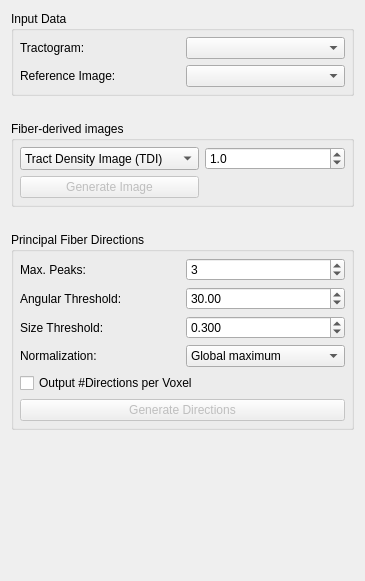
<?xml version="1.0" encoding="UTF-8"?>
<ui version="4.0">
 <class>QmitkFiberQuantificationViewControls</class>
 <widget class="QWidget" name="QmitkFiberQuantificationViewControls">
  <property name="geometry">
   <rect>
    <x>0</x>
    <y>0</y>
    <width>365</width>
    <height>581</height>
   </rect>
  </property>
  <property name="windowTitle">
   <string>Form</string>
  </property>
  <layout class="QGridLayout" name="gridLayout_10">
   <property name="verticalSpacing">
    <number>25</number>
   </property>
   <item row="1" column="0">
    <widget class="QGroupBox" name="groupBox_2">
     <property name="title">
      <string>Fiber-derived images</string>
     </property>
     <layout class="QGridLayout" name="gridLayout_3">
      <property name="leftMargin">
       <number>6</number>
      </property>
      <property name="topMargin">
       <number>6</number>
      </property>
      <property name="rightMargin">
       <number>6</number>
      </property>
      <property name="bottomMargin">
       <number>6</number>
      </property>
      <item row="1" column="0">
       <widget class="QPushButton" name="m_ProcessFiberBundleButton">
        <property name="enabled">
         <bool>false</bool>
        </property>
        <property name="sizePolicy">
         <sizepolicy hsizetype="Preferred" vsizetype="Preferred">
          <horstretch>0</horstretch>
          <verstretch>0</verstretch>
         </sizepolicy>
        </property>
        <property name="maximumSize">
         <size>
          <width>200</width>
          <height>16777215</height>
         </size>
        </property>
        <property name="toolTip">
         <string>Perform selected operation on all selected fiber bundles.</string>
        </property>
        <property name="text">
         <string>Generate Image</string>
        </property>
       </widget>
      </item>
      <item row="0" column="1">
       <widget class="QDoubleSpinBox" name="m_UpsamplingSpinBox">
        <property name="sizePolicy">
         <sizepolicy hsizetype="Preferred" vsizetype="Preferred">
          <horstretch>0</horstretch>
          <verstretch>0</verstretch>
         </sizepolicy>
        </property>
        <property name="toolTip">
         <string>Upsampling factor</string>
        </property>
        <property name="decimals">
         <number>1</number>
        </property>
        <property name="minimum">
         <double>0.100000000000000</double>
        </property>
        <property name="maximum">
         <double>10.000000000000000</double>
        </property>
        <property name="singleStep">
         <double>0.100000000000000</double>
        </property>
        <property name="value">
         <double>1.000000000000000</double>
        </property>
       </widget>
      </item>
      <item row="0" column="0">
       <widget class="QComboBox" name="m_GenerationBox">
        <property name="sizePolicy">
         <sizepolicy hsizetype="Preferred" vsizetype="Preferred">
          <horstretch>0</horstretch>
          <verstretch>0</verstretch>
         </sizepolicy>
        </property>
        <item>
         <property name="text">
          <string>Tract Density Image (TDI)</string>
         </property>
        </item>
        <item>
         <property name="text">
          <string>Normalized TDI</string>
         </property>
        </item>
        <item>
         <property name="text">
          <string>Binary Envelope</string>
         </property>
        </item>
        <item>
         <property name="text">
          <string>Fiber Bundle Image</string>
         </property>
        </item>
        <item>
         <property name="text">
          <string>Fiber Endings Image</string>
         </property>
        </item>
        <item>
         <property name="text">
          <string>Fiber Endings Pointset</string>
         </property>
        </item>
        <item>
         <property name="text">
          <string>Distance Map</string>
         </property>
        </item>
        <item>
         <property name="text">
          <string>Binary Skeleton</string>
         </property>
        </item>
        <item>
         <property name="text">
          <string>Streamline Visitation Count</string>
         </property>
        </item>
        <item>
         <property name="text">
          <string>Fiber Pointset</string>
         </property>
        </item>
       </widget>
      </item>
     </layout>
    </widget>
   </item>
   <item row="2" column="0">
    <widget class="QGroupBox" name="groupBox_4">
     <property name="title">
      <string>Principal Fiber Directions</string>
     </property>
     <layout class="QGridLayout" name="gridLayout_6">
      <property name="leftMargin">
       <number>6</number>
      </property>
      <property name="topMargin">
       <number>6</number>
      </property>
      <property name="rightMargin">
       <number>6</number>
      </property>
      <property name="bottomMargin">
       <number>6</number>
      </property>
      <item row="0" column="0">
       <widget class="QFrame" name="frame_2">
        <property name="frameShape">
         <enum>QFrame::NoFrame</enum>
        </property>
        <property name="frameShadow">
         <enum>QFrame::Raised</enum>
        </property>
        <layout class="QGridLayout" name="gridLayout_5">
         <property name="leftMargin">
          <number>0</number>
         </property>
         <property name="topMargin">
          <number>0</number>
         </property>
         <property name="rightMargin">
          <number>0</number>
         </property>
         <property name="bottomMargin">
          <number>0</number>
         </property>
         <item row="1" column="1">
          <widget class="QDoubleSpinBox" name="m_AngularThreshold">
           <property name="sizePolicy">
            <sizepolicy hsizetype="Preferred" vsizetype="Preferred">
             <horstretch>0</horstretch>
             <verstretch>0</verstretch>
            </sizepolicy>
           </property>
           <property name="toolTip">
            <string>Fiber directions with an angle smaller than the defined threshold are clustered.</string>
           </property>
           <property name="decimals">
            <number>2</number>
           </property>
           <property name="minimum">
            <double>0.000000000000000</double>
           </property>
           <property name="maximum">
            <double>90.000000000000000</double>
           </property>
           <property name="singleStep">
            <double>1.000000000000000</double>
           </property>
           <property name="value">
            <double>30.000000000000000</double>
           </property>
          </widget>
         </item>
         <item row="2" column="1">
          <widget class="QDoubleSpinBox" name="m_PeakThreshold">
           <property name="sizePolicy">
            <sizepolicy hsizetype="Preferred" vsizetype="Preferred">
             <horstretch>0</horstretch>
             <verstretch>0</verstretch>
            </sizepolicy>
           </property>
           <property name="toolTip">
            <string>&lt;html&gt;&lt;head/&gt;&lt;body&gt;&lt;p&gt;Directions whose size is smaller than this fraction of the largest direction in the voxel are discarded.&lt;/p&gt;&lt;/body&gt;&lt;/html&gt;</string>
           </property>
           <property name="decimals">
            <number>3</number>
           </property>
           <property name="maximum">
            <double>1.000000000000000</double>
           </property>
           <property name="singleStep">
            <double>0.100000000000000</double>
           </property>
           <property name="value">
            <double>0.300000000000000</double>
           </property>
          </widget>
         </item>
         <item row="1" column="0">
          <widget class="QLabel" name="label">
           <property name="text">
            <string>Angular Threshold:</string>
           </property>
          </widget>
         </item>
         <item row="0" column="0">
          <widget class="QLabel" name="label_2">
           <property name="text">
            <string>Max. Peaks:</string>
           </property>
          </widget>
         </item>
         <item row="2" column="0">
          <widget class="QLabel" name="label_3">
           <property name="text">
            <string>Size Threshold:</string>
           </property>
          </widget>
         </item>
         <item row="0" column="1">
          <widget class="QSpinBox" name="m_MaxNumDirections">
           <property name="sizePolicy">
            <sizepolicy hsizetype="Preferred" vsizetype="Preferred">
             <horstretch>0</horstretch>
             <verstretch>0</verstretch>
            </sizepolicy>
           </property>
           <property name="toolTip">
            <string>Maximum number of fiber directions per voxel.</string>
           </property>
           <property name="minimum">
            <number>1</number>
           </property>
           <property name="maximum">
            <number>100</number>
           </property>
           <property name="value">
            <number>3</number>
           </property>
          </widget>
         </item>
         <item row="3" column="0">
          <widget class="QLabel" name="label_4">
           <property name="text">
            <string>Normalization:</string>
           </property>
          </widget>
         </item>
         <item row="3" column="1">
          <widget class="QComboBox" name="m_FiberDirNormBox">
           <property name="sizePolicy">
            <sizepolicy hsizetype="Preferred" vsizetype="Preferred">
             <horstretch>0</horstretch>
             <verstretch>0</verstretch>
            </sizepolicy>
           </property>
           <property name="currentIndex">
            <number>0</number>
           </property>
           <item>
            <property name="text">
             <string>Global maximum</string>
            </property>
           </item>
           <item>
            <property name="text">
             <string>Single vector</string>
            </property>
           </item>
           <item>
            <property name="text">
             <string>Voxel-wise maximum</string>
            </property>
           </item>
          </widget>
         </item>
        </layout>
       </widget>
      </item>
      <item row="1" column="0">
       <widget class="QCheckBox" name="m_NumDirectionsBox">
        <property name="sizePolicy">
         <sizepolicy hsizetype="Preferred" vsizetype="Preferred">
          <horstretch>0</horstretch>
          <verstretch>0</verstretch>
         </sizepolicy>
        </property>
        <property name="toolTip">
         <string>Image containing the number of distinct fiber clusters per voxel.</string>
        </property>
        <property name="text">
         <string>Output #Directions per Voxel</string>
        </property>
        <property name="checked">
         <bool>false</bool>
        </property>
       </widget>
      </item>
      <item row="2" column="0">
       <widget class="QPushButton" name="m_ExtractFiberPeaks">
        <property name="enabled">
         <bool>false</bool>
        </property>
        <property name="text">
         <string>Generate Directions</string>
        </property>
       </widget>
      </item>
     </layout>
    </widget>
   </item>
   <item row="0" column="0">
    <widget class="QGroupBox" name="groupBox">
     <property name="title">
      <string>Input Data</string>
     </property>
     <layout class="QGridLayout" name="gridLayout">
      <property name="leftMargin">
       <number>6</number>
      </property>
      <property name="topMargin">
       <number>6</number>
      </property>
      <property name="rightMargin">
       <number>6</number>
      </property>
      <property name="bottomMargin">
       <number>6</number>
      </property>
      <item row="0" column="1">
       <widget class="QmitkDataStorageComboBox" name="m_TractBox"/>
      </item>
      <item row="1" column="1">
       <widget class="QmitkDataStorageComboBoxWithSelectNone" name="m_ImageBox"/>
      </item>
      <item row="0" column="0">
       <widget class="QLabel" name="label_5">
        <property name="text">
         <string>Tractogram:</string>
        </property>
       </widget>
      </item>
      <item row="1" column="0">
       <widget class="QLabel" name="label_6">
        <property name="text">
         <string>Reference Image:</string>
        </property>
       </widget>
      </item>
     </layout>
    </widget>
   </item>
   <item row="3" column="0">
    <spacer name="verticalSpacer">
     <property name="orientation">
      <enum>Qt::Vertical</enum>
     </property>
     <property name="sizeHint" stdset="0">
      <size>
       <width>20</width>
       <height>40</height>
      </size>
     </property>
    </spacer>
   </item>
  </layout>
 </widget>
 <customwidgets>
  <customwidget>
   <class>QmitkDataStorageComboBox</class>
   <extends>QComboBox</extends>
   <header location="global">QmitkDataStorageComboBox.h</header>
  </customwidget>
  <customwidget>
   <class>QmitkDataStorageComboBoxWithSelectNone</class>
   <extends>QComboBox</extends>
   <header>QmitkDataStorageComboBoxWithSelectNone.h</header>
  </customwidget>
 </customwidgets>
 <resources/>
 <connections/>
</ui>
